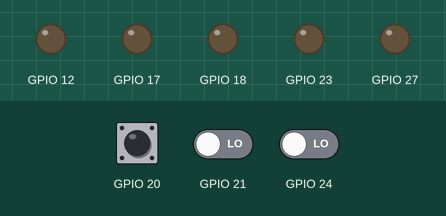
Bench run of a program on a simulated Raspberry Pi (BCM pin numbers). Shown: output pins drawn as LEDs (lit = HIGH). The test bench sets the inputs (shaded band); at power-on: GPIO 20 LOW, GPIO 21 LOW, GPIO 24 LOW. Sound played through the audio output is not drawn and takes no time; the clock reads 2024-03-15 10:24:30 at power-on unless the program sets it.

Above: at 1.2 s.
1.3 s: GPIO 20 pulled HIGH for 0.15 s
At 1.45 s:
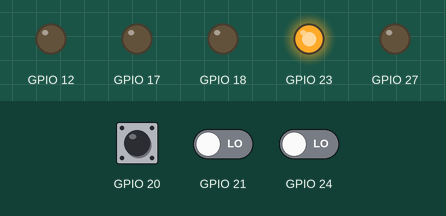
At 7.45 s:
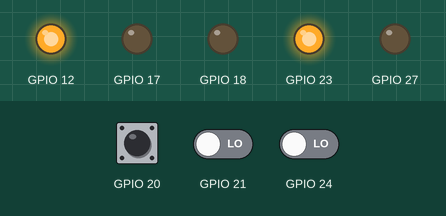
Timing chart, 0 to 7.3 s (numbered marks = the images above; inputs shaded):
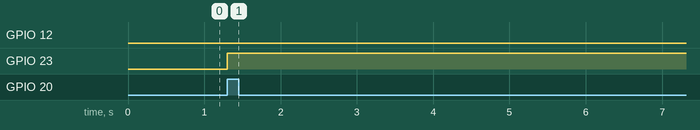

Measured:
- after the input at 1.3 s, GPIO 23: LOW → HIGH at once

The program:

comp.py
```python
#! /usr/bin/python3
import RPi.GPIO as GPIO,time,pygame.mixer as game

GPIO.setmode(GPIO.BCM)

GPIO.setup(20,GPIO.IN,pull_up_down=GPIO.PUD_DOWN)
GPIO.setup(21,GPIO.IN,pull_up_down=GPIO.PUD_DOWN)
GPIO.setup(23,GPIO.OUT)
GPIO.setup(18,GPIO.OUT)
GPIO.setup(17,GPIO.OUT)
GPIO.setup(24,GPIO.IN,pull_up_down=GPIO.PUD_DOWN)
GPIO.setup(27,GPIO.OUT)
GPIO.setup(12,GPIO.OUT)
tmptime=30.0

MUSICDIR = "/home/pi/akabeko_headban/music/"

try:
    while True:

        if GPIO.input(20) == True:
            game.init()
            game.music.load(MUSICDIR+'akabeko1.mp3')
            game.music.play(1)
            GPIO.output(23,True)
            intime=time.time()
            nowtime=intime

            while nowtime - intime < tmptime:
                GPIO.output(12,True)
                time.sleep(60.0/160000*2)
                GPIO.output(12,False)
                time.sleep(60.0/160000*2)
                nowtime=time.time()

            game.music.stop()

        if GPIO.input(21) == True:
            game.init()
            game.music.load(MUSICDIR+'akabeko2.mp3')
            game.music.play(1)
            GPIO.output(18,True)
            intime=time.time()
            nowtime=intime

            while nowtime - intime < tmptime:
                GPIO.output(12,True)
#		print GPIO.input(12)
                time.sleep(116.0/160000*2)
                GPIO.output(12,False)
                time.sleep(116.0/160000*2)
                nowtime=time.time()

            game.music.stop()

        if GPIO.input(24) == True:
            game.init()
            game.music.load(MUSICDIR+'akabeko3145.mp3')
            game.music.play(1)
            GPIO.output(17,True)
            intime=time.time()
            nowtime=intime

            while nowtime - intime < tmptime:
                GPIO.output(12,True)
                time.sleep(145.0/160000)
                GPIO.output(12,False)
                time.sleep(145.0/160000)
                nowtime=time.time()

            game.music.stop()
        else:
            GPIO.output(23,False)
            GPIO.output(17,False)
            GPIO.output(18,False)
            time.sleep(0.1)

except KeyboardInterrupt:
    GPIO.cleanup()
```
